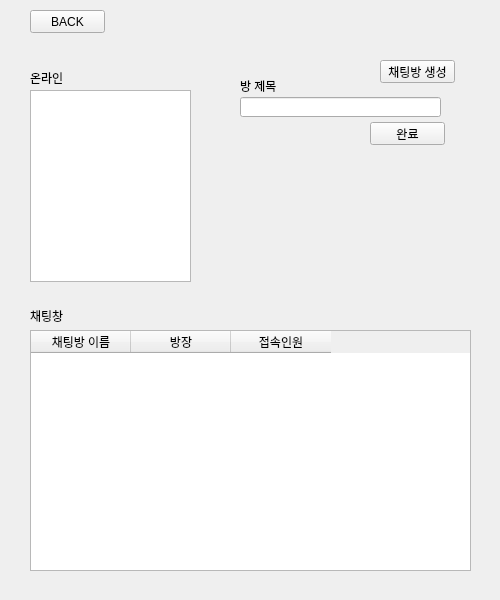
<?xml version="1.0" encoding="UTF-8"?>
<ui version="4.0">
 <class>Form</class>
 <widget class="QWidget" name="Form">
  <property name="geometry">
   <rect>
    <x>0</x>
    <y>0</y>
    <width>500</width>
    <height>600</height>
   </rect>
  </property>
  <property name="windowTitle">
   <string>Form</string>
  </property>
  <widget class="QStackedWidget" name="stackedWidget">
   <property name="geometry">
    <rect>
     <x>0</x>
     <y>0</y>
     <width>500</width>
     <height>600</height>
    </rect>
   </property>
   <property name="currentIndex">
    <number>1</number>
   </property>
   <widget class="QWidget" name="page">
    <widget class="QLineEdit" name="le_name">
     <property name="geometry">
      <rect>
       <x>100</x>
       <y>220</y>
       <width>261</width>
       <height>31</height>
      </rect>
     </property>
    </widget>
    <widget class="QLabel" name="label_2">
     <property name="geometry">
      <rect>
       <x>100</x>
       <y>200</y>
       <width>81</width>
       <height>21</height>
      </rect>
     </property>
     <property name="text">
      <string>사용자 이름</string>
     </property>
    </widget>
    <widget class="QPushButton" name="btn_finish">
     <property name="geometry">
      <rect>
       <x>280</x>
       <y>280</y>
       <width>75</width>
       <height>23</height>
      </rect>
     </property>
     <property name="text">
      <string>완료</string>
     </property>
    </widget>
   </widget>
   <widget class="QWidget" name="page_2">
    <widget class="QListWidget" name="lw_online_user">
     <property name="geometry">
      <rect>
       <x>30</x>
       <y>90</y>
       <width>161</width>
       <height>192</height>
      </rect>
     </property>
    </widget>
    <widget class="QLabel" name="label">
     <property name="geometry">
      <rect>
       <x>30</x>
       <y>70</y>
       <width>41</width>
       <height>16</height>
      </rect>
     </property>
     <property name="text">
      <string>온라인</string>
     </property>
    </widget>
    <widget class="QLabel" name="label_3">
     <property name="geometry">
      <rect>
       <x>30</x>
       <y>310</y>
       <width>56</width>
       <height>12</height>
      </rect>
     </property>
     <property name="text">
      <string>채팅창</string>
     </property>
    </widget>
    <widget class="QPushButton" name="btn_back_input">
     <property name="geometry">
      <rect>
       <x>30</x>
       <y>10</y>
       <width>75</width>
       <height>23</height>
      </rect>
     </property>
     <property name="text">
      <string>BACK</string>
     </property>
    </widget>
    <widget class="QTableWidget" name="tw_chat_list">
     <property name="geometry">
      <rect>
       <x>30</x>
       <y>330</y>
       <width>441</width>
       <height>241</height>
      </rect>
     </property>
     <property name="selectionMode">
      <enum>QAbstractItemView::SingleSelection</enum>
     </property>
     <property name="selectionBehavior">
      <enum>QAbstractItemView::SelectRows</enum>
     </property>
     <column>
      <property name="text">
       <string>채팅방 이름</string>
      </property>
     </column>
     <column>
      <property name="text">
       <string>방장</string>
      </property>
     </column>
     <column>
      <property name="text">
       <string>접속인원</string>
      </property>
     </column>
    </widget>
    <widget class="QStackedWidget" name="sw_open_chat">
     <property name="geometry">
      <rect>
       <x>230</x>
       <y>80</y>
       <width>231</width>
       <height>81</height>
      </rect>
     </property>
     <property name="currentIndex">
      <number>1</number>
     </property>
     <widget class="QWidget" name="page_4"/>
     <widget class="QWidget" name="page_5">
      <widget class="QLineEdit" name="le_chat_room">
       <property name="geometry">
        <rect>
         <x>10</x>
         <y>17</y>
         <width>201</width>
         <height>20</height>
        </rect>
       </property>
      </widget>
      <widget class="QLabel" name="label_4">
       <property name="geometry">
        <rect>
         <x>10</x>
         <y>0</y>
         <width>56</width>
         <height>12</height>
        </rect>
       </property>
       <property name="text">
        <string>방 제목</string>
       </property>
      </widget>
      <widget class="QPushButton" name="btn_room_fns">
       <property name="geometry">
        <rect>
         <x>140</x>
         <y>42</y>
         <width>75</width>
         <height>23</height>
        </rect>
       </property>
       <property name="text">
        <string>완료</string>
       </property>
      </widget>
     </widget>
    </widget>
    <widget class="QPushButton" name="btn_chat_open">
     <property name="geometry">
      <rect>
       <x>380</x>
       <y>60</y>
       <width>75</width>
       <height>23</height>
      </rect>
     </property>
     <property name="text">
      <string>채팅방 생성</string>
     </property>
    </widget>
   </widget>
   <widget class="QWidget" name="page_3">
    <widget class="QPushButton" name="btn_send_message">
     <property name="geometry">
      <rect>
       <x>390</x>
       <y>540</y>
       <width>70</width>
       <height>31</height>
      </rect>
     </property>
     <property name="text">
      <string>전송</string>
     </property>
    </widget>
    <widget class="QLabel" name="lb_chat_name">
     <property name="geometry">
      <rect>
       <x>40</x>
       <y>50</y>
       <width>171</width>
       <height>16</height>
      </rect>
     </property>
     <property name="text">
      <string>!@#%#@%!@%$#^!$#^!#$^$^#</string>
     </property>
    </widget>
    <widget class="QListWidget" name="lw_message">
     <property name="geometry">
      <rect>
       <x>40</x>
       <y>71</y>
       <width>420</width>
       <height>461</height>
      </rect>
     </property>
     <property name="selectionMode">
      <enum>QAbstractItemView::NoSelection</enum>
     </property>
    </widget>
    <widget class="QLabel" name="lb_senders_name">
     <property name="geometry">
      <rect>
       <x>370</x>
       <y>50</y>
       <width>90</width>
       <height>16</height>
      </rect>
     </property>
     <property name="text">
      <string>senders name</string>
     </property>
    </widget>
    <widget class="QLineEdit" name="le_message">
     <property name="geometry">
      <rect>
       <x>99</x>
       <y>540</y>
       <width>281</width>
       <height>31</height>
      </rect>
     </property>
    </widget>
    <widget class="QPushButton" name="btn_exit">
     <property name="geometry">
      <rect>
       <x>40</x>
       <y>20</y>
       <width>91</width>
       <height>23</height>
      </rect>
     </property>
     <property name="text">
      <string>나가기</string>
     </property>
    </widget>
    <widget class="QPushButton" name="btn_game">
     <property name="geometry">
      <rect>
       <x>40</x>
       <y>540</y>
       <width>51</width>
       <height>31</height>
      </rect>
     </property>
     <property name="font">
      <font>
       <family>Arial</family>
       <pointsize>9</pointsize>
       <weight>50</weight>
       <bold>false</bold>
      </font>
     </property>
     <property name="text">
      <string>Game</string>
     </property>
    </widget>
   </widget>
  </widget>
 </widget>
 <tabstops>
  <tabstop>le_name</tabstop>
  <tabstop>btn_finish</tabstop>
  <tabstop>btn_send_message</tabstop>
 </tabstops>
 <resources/>
 <connections/>
</ui>
